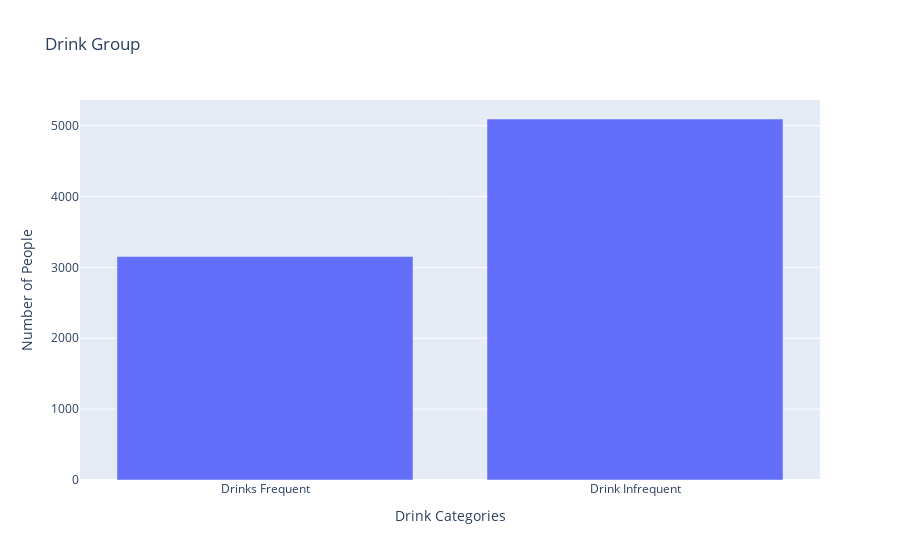

The code cell stored with this chart in its notebook:
### Code cell
drink_categories = ['Drinks Frequent', 'Drink Infrequent']

drink_len = [len(df_frequent), len(df_infrequent)]
# Create the bar graph
fig = go.Figure(data=[go.Bar(x=drink_categories, y=drink_len)])

# Customize the layout
fig.update_layout(
    title='Drink Group',
    xaxis_title='Drink Categories',
    yaxis_title='Number of People',
)

# Show the figure

### Figure 1 — Plotly figure (JSON) as saved in the notebook; plotly's stock layout.template omitted (floating-point values rounded to 4 significant figures)
{"data": [{"type": "bar", "x": ["Drinks Frequent", "Drink Infrequent"], "y": [3153, 5094]}], "layout": {"autosize": true, "title": {"text": "Drink Group"}, "xaxis": {"autorange": true, "range": [-0.5, 1.5], "title": {"text": "Drink Categories"}, "type": "category"}, "yaxis": {"autorange": true, "range": [0, 5362.0], "title": {"text": "Number of People"}, "type": "linear"}}}
